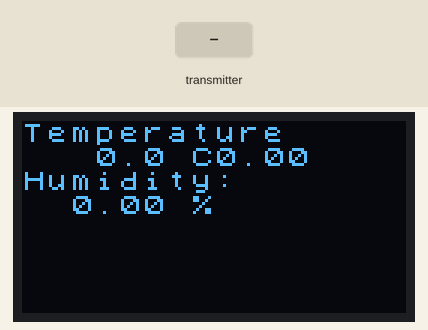
Recording of a sketch running on a simulated ESP32. On the bench: 128×64 one-colour display. The test bench sets the inputs (shaded band). What the sketch prints to the serial monitor is not drawn.

Above: at 1.2 s.
1.3 s: the transmitter starts sending temp = 0
Timing chart, 0 to 4.3 s (numbered marks = the images above; inputs shaded):
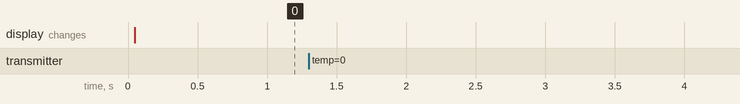

The sketch:

ESPNOW_Receiver_Temp.ino
```cpp
// (licence header left out)
#include <esp_now.h>
#include <WiFi.h>

#include <Wire.h>
#include "U8x8lib.h"

U8X8_SSD1306_128X64_NONAME_SW_I2C u8x8(/* clock=*/ 15, /* data=*/ 4, /* reset=*/ 16);

//#define SCREEN_WIDTH 128  // OLED display width, in pixels
//#define SCREEN_HEIGHT 64  // OLED display height, in pixels

// Declaration for an SSD1306 display connected to I2C (SDA, SCL pins)

// REPLACE WITH THE MAC Address of your receiver
uint8_t broadcastAddress[] = {0x78, 0xE3, 0x6D, 0x13, 0x8C, 0x50};

// Define variables to store BME280 readings to be sent

// Define variables to store incoming readings
float incomingTemp;
float incomingHum;

// Variable to store if sending data was successful
String success;


//Structure example to send data
//Must match the receiver structure
typedef struct struct_message {
    float temp;
    float hum;
} struct_message;

// Create a struct_message called BME280Readings to hold sensor readings

// Create a struct_message to hold incoming sensor readings
struct_message incomingReadings;

/*esp_now_peer_info_t peerInfo;

Callback when data is sent
void OnDataSent(const uint8_t *mac_addr, esp_now_send_status_t status) {
  Serial.print("\r\nLast Packet Send Status:\t");
  Serial.println(status == ESP_NOW_SEND_SUCCESS ? "Delivery Success" : "Delivery Fail");
  if (status ==0){
    success = "Delivery Success :)";
  }
  else{
    success = "Delivery Fail :(";
  }
}*/

// Callback when data is received
void OnDataRecv(const uint8_t * mac, const uint8_t *incomingData, int len) {
  memcpy(&incomingReadings, incomingData, sizeof(incomingReadings));
  Serial.print("Bytes received: ");
  Serial.println(len);
  incomingTemp = incomingReadings.temp;
  incomingHum = incomingReadings.hum;
}

void setup() {
  u8x8.begin();
  u8x8.setFont(u8x8_font_chroma48medium8_r);

  // Init Serial Monitor
  Serial.begin(115200);

  // Init BME280 sensor

  // Init OLED display

  // Set device as a Wi-Fi Station
  WiFi.mode(WIFI_STA);

  // Init ESP-NOW
  if (esp_now_init() != ESP_OK) {
    Serial.println("Error initializing ESP-NOW");
    u8x8.drawString(0,0,"error");
    return;
  }

  // Once ESPNow is successfully Init, we will register for Send CB to
  // get the status of Trasnmitted packet

  // Register for a callback function that will be called when data is received
  esp_now_register_recv_cb(OnDataRecv);
}

void loop() {
  //getReadings();

  // Set values to send
 /* BME280Readings.temp = temperature;
  BME280Readings.hum = humidity;
  BME280Readings.pres = pressure;*/

  // Send message via ESP-NOW
  /*esp_err_t result = esp_now_send(broadcastAddress, (uint8_t *) &BME280Readings, sizeof(BME280Readings));

  if (result == ESP_OK) {
    Serial.println("Sent with success");
  }
  else {
    Serial.println("Error sending the data");
  }*/
  updateDisplay();
  delay(10000);
}
/*void getReadings(){
  temperature = bme.readTemperature();
  humidity = bme.readHumidity();
  pressure = (bme.readPressure() / 100.0F);
}*/

void updateDisplay(){

  static char tempchar[6];
  static char humchar[6];
  // Display Readings on OLED Display
  dtostrf(incomingReadings.temp,6,1,tempchar);
  dtostrf(incomingReadings.hum,6,2,humchar);
  // Display Readings in Serial Monitor
  Serial.println("INCOMING READINGS");
  Serial.print("Temperature: ");
  u8x8.drawString(0,0,"Temperature");
  Serial.print(incomingReadings.temp);
  u8x8.drawString(0,1,tempchar);
  Serial.println(" ºC");
  u8x8.drawString(7,1, "C");
  Serial.print("Humidity: ");
  u8x8.drawString(0,2,"Humidity:");
  Serial.print(incomingReadings.hum);
  u8x8.drawString(0,3,humchar);
  Serial.println(" %");
  u8x8.drawString(7,3,"%");
}
```

Measured:
- after the input at 1.3 s, every drawn part: stays the same
